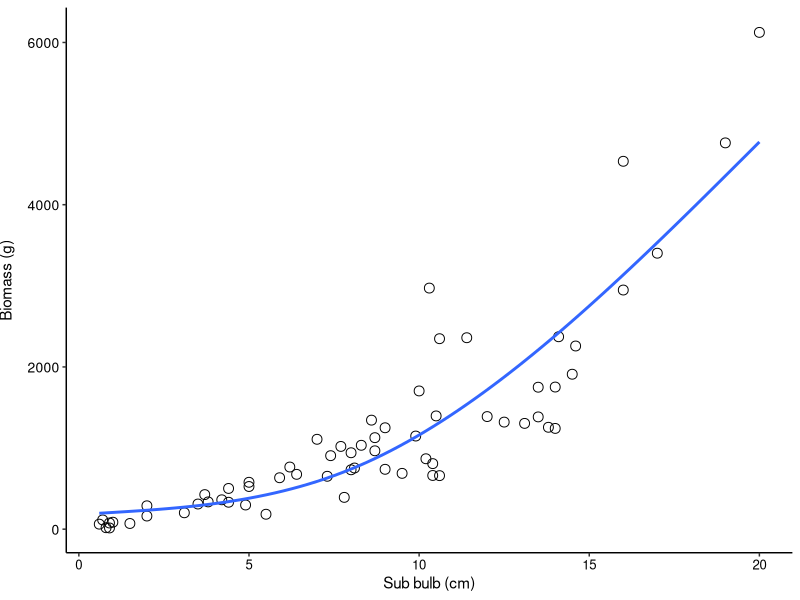

The R script that drew this image: (Note: this script raises an error after producing the figure.)
## Barkley Sound N. luetkeana biomass data
## Author: Claire Attridge
## Origin date: September 2022

setwd("C:/Users/Claire/Desktop/MSc/Thesis")

library(tidyverse)
library(gam)

nereo <- read.csv("./MSc_data/Data_new/nereo_biomass_2022.csv") 

# converting from circumference to diameter
nereo <- nereo %>%
  mutate(Sub_diam_cm = (Sub_circ_cm/3.14159))

# plotting sub-bulb (cm) to biomass (g) relationship
ggplot(data=nereo, aes(x=Sub_circ_cm, y=Biomass_g)) +
  geom_point(size=3, shape=21) +
  geom_smooth(method="gam", formula = y ~ s(x, bs = "cs", k=3), se=F) +
  scale_fill_manual(values=c("green", "orange")) +
  theme_classic() +
  theme(
    axis.text.x = element_text(color="black", size="9.5"),
    axis.text.y = element_text(color="black", size="10"),
    axis.title.y = element_text(color="black", size="11", vjust=3)) +
  xlab("Sub bulb (cm)") + ylab("Biomass (g)")

# generating gam model of sub-bulb (cm) to biomass (g) relationship
model <- gam(Biomass_g~s(Sub_diam_cm, bs = "cs", k=2), family="poisson", data=nereo)
summary(model)
